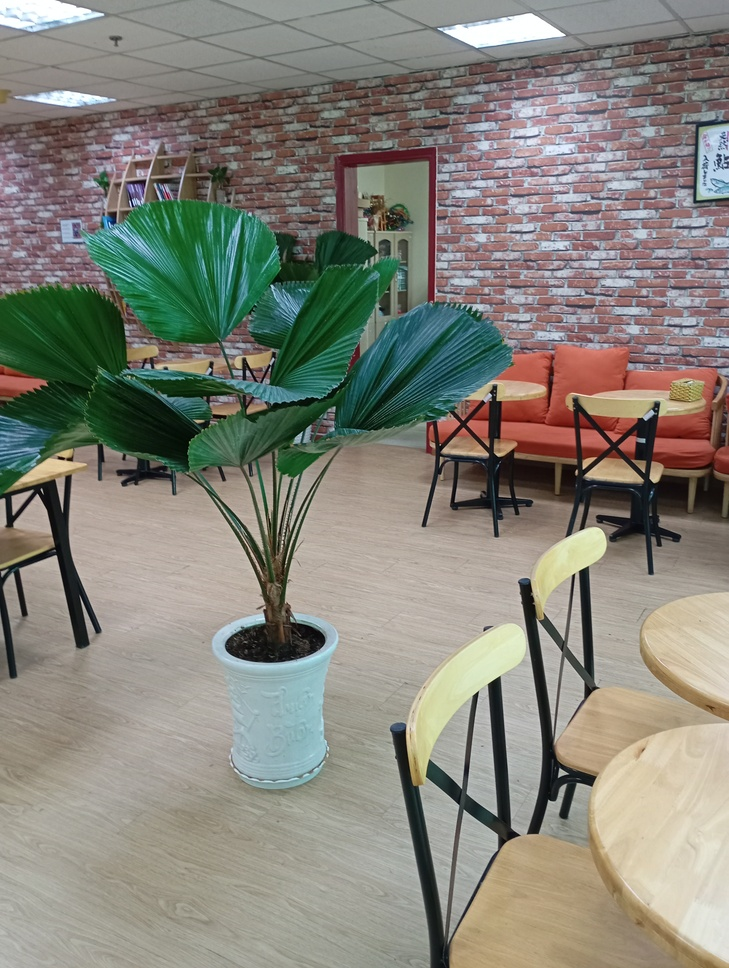
#> input picture GhepAnhPano/xoayPano/imghangloat/13.jpg, 729 x 968 px, shrunk from 3072 x 4080 before the run, found by its file name
$ python backup.py
#> lines starting #> are read from the running program, lines starting #| are printed output that depends on the picture; after the words box and inside, x2 and y2 are one past the last pixel; in counts of white or black regions, pixels touching at a corner belong together
import cv2
import numpy as np

def remove_black_background(image):
    """
    Xóa phần nền đen khỏi ảnh đã ghép và làm vùng nền trong suốt (thêm kênh alpha).
    """
    # Tách kênh màu (RGB) và thêm kênh alpha nếu chưa có
    if image.shape[2] == 4:  # Nếu đã có kênh alpha
        b, g, r, a = cv2.split(image)
    else:
        b, g, r = cv2.split(image)
        a = np.ones_like(b, dtype=np.uint8) * 255

    # Tạo mask cho vùng nền đen
    mask = (b == 0) & (g == 0) & (r == 0)

    # Làm vùng nền đen trong suốt
    a[mask] = 0

    # Ghép lại ảnh với kênh alpha đã xử lý
    return cv2.merge((b, g, r, a))

def align_and_expand_images(image1_path, image2_path, output_path):
    """
    Ghép hai ảnh với căn chỉnh tự động và xóa nền đen sau khi ghép.
    """
#> called with image1_path = '13.jpg', image2_path = '14.jpg'
    # Đọc hai hình ảnh
    img1 = cv2.imread(image1_path)
#> img1 is the input picture: shape (968, 729, 3); mean B, G, R 122, 132, 133.6
    img2 = cv2.imread(image2_path)
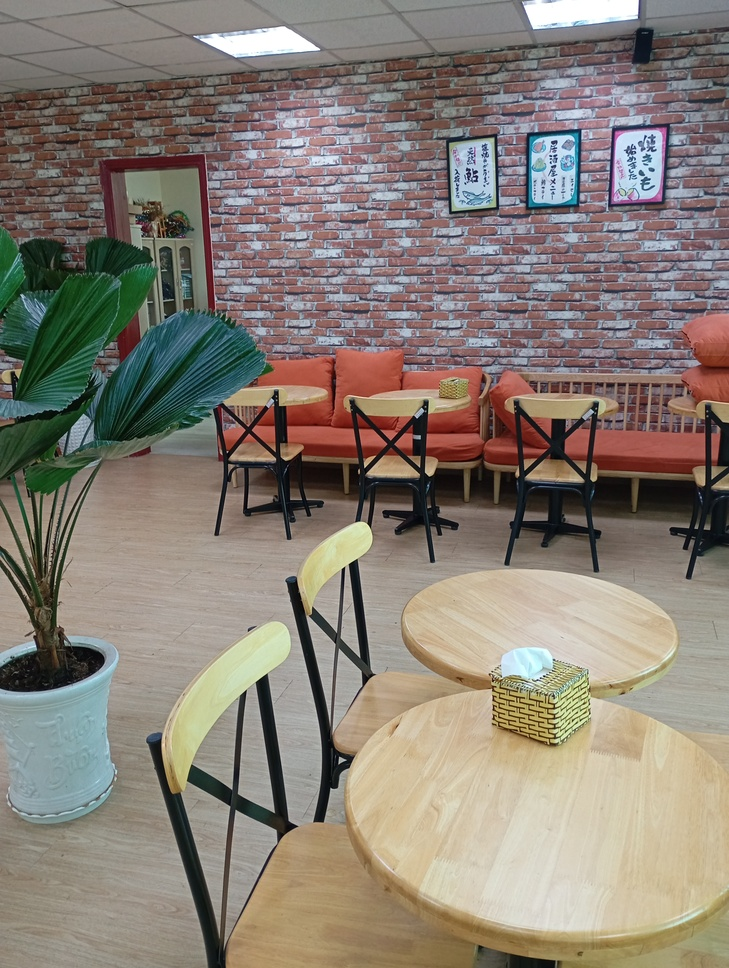
#> input picture GhepAnhPano/xoayPano/imghangloat/14.jpg, 729 x 968 px, shrunk from 3072 x 4080 before the run, found by its file name
#> img2 is the input picture: shape (968, 729, 3); mean B, G, R 116.9, 126.9, 136.1

    # Chuyển sang grayscale
    gray1 = cv2.cvtColor(img1, cv2.COLOR_BGR2GRAY)
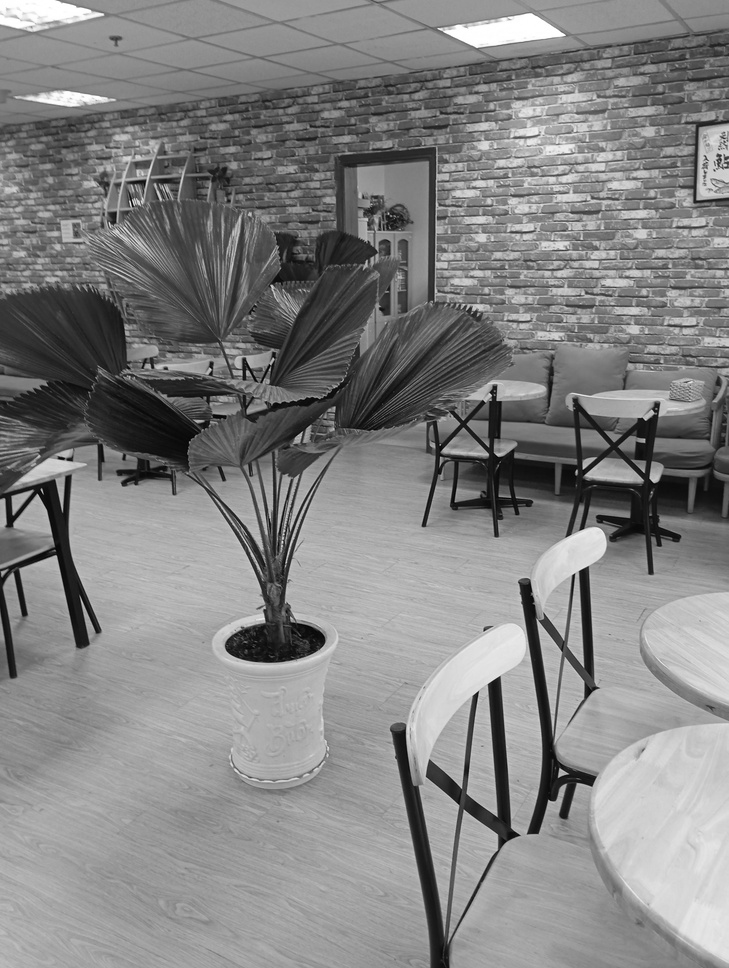
#> gray1: shape (968, 729); min 0, max 255, mean 131.4
    gray2 = cv2.cvtColor(img2, cv2.COLOR_BGR2GRAY)
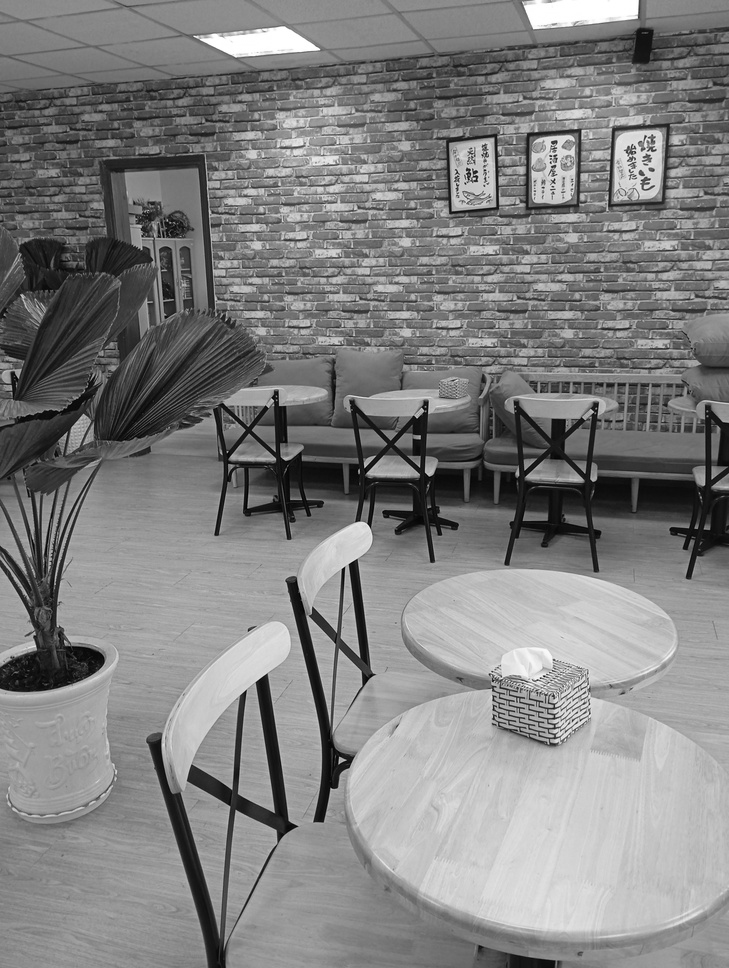
#> gray2: shape (968, 729); min 0, max 255, mean 128.5

    # Phát hiện đặc trưng bằng SIFT
    sift = cv2.SIFT_create()
    keypoints1, descriptors1 = sift.detectAndCompute(gray1, None)
#> keypoints1 = 4246 keypoints; strongest (x, y, size): (495, 687, 10.3), (561, 773, 4.8), (61, 458, 2.9), (573, 576, 2.4)
    keypoints2, descriptors2 = sift.detectAndCompute(gray2, None)
#> keypoints2 = 4366 keypoints; strongest (x, y, size): (343, 570, 2.6), (341, 760, 3.9), (263, 685, 10), (554, 142, 3.3)

    # So khớp đặc trưng bằng BFMatcher
    bf = cv2.BFMatcher(cv2.NORM_L2, crossCheck=True)
    matches = bf.match(descriptors1, descriptors2)
#> matches = 1631 matches
    matches = sorted(matches, key=lambda x: x.distance)

    # Lấy tọa độ của các điểm khớp
    points1 = np.float32([keypoints1[m.queryIdx].pt for m in matches])
#> points1 = 1631 pairs, first value 6.83 to 725.5, second value 14.34 to 961.5
    points2 = np.float32([keypoints2[m.trainIdx].pt for m in matches])
#> points2 = 1631 pairs, first value 3.55 to 726, second value 4.15 to 953.6

    # Tính ma trận biến đổi Homography
    matrix, mask = cv2.findHomography(points2, points1, cv2.RANSAC, 5.0)
#> matrix = [[0.82, -0.0614, 254.5], [-0.0673, 0.945, 6.87], [-0.000273, 8.9e-06, 1]]; mask = 1631 values, max 1 at index 7, min 0 at index 0, mean 0.392

    # Tính kích thước canvas mới
    height1, width1, _ = img1.shape
#> height1 = 968; width1 = 729
    height2, width2, _ = img2.shape
#> height2 = 968; width2 = 729

    corners_img2 = np.array([
        [0, 0],
        [width2, 0],
        [width2, height2],
        [0, height2]
    ], dtype=np.float32).reshape(-1, 1, 2)
#> corners_img2 = [[0, 0], [729, 0], [729, 968], [0, 968]]
    transformed_corners = cv2.perspectiveTransform(corners_img2, matrix)
#> transformed_corners = [[254.5, 6.87], [1063.8, -52.68], [979.1, 1078.1], [193.4, 914]]

    # Lấy góc ngoài cùng của canvas
    all_corners = np.vstack((np.array([[0, 0], [width1, 0], [width1, height1], [0, height1]]), transformed_corners.reshape(-1, 2)))
#> all_corners = [[0, 0], [729, 0], [729, 968], [0, 968], [254.5, 6.87], [1063.8, -52.68], [979.1, 1078.1], [193.4, 914]]
    [x_min, y_min] = np.int32(all_corners.min(axis=0))
#> x_min = 0; y_min = -52
    [x_max, y_max] = np.int32(all_corners.max(axis=0))
#> x_max = 1063; y_max = 1078

    # Dịch chuyển để canvas không bị âm
    translation = [-x_min, -y_min]
#> translation = [0, 52]
    translation_matrix = np.array([[1, 0, translation[0]], [0, 1, translation[1]], [0, 0, 1]])
#> translation_matrix = [[1, 0, 0], [0, 1, 52], [0, 0, 1]]

    # Warp hình ảnh
    canvas_width = x_max - x_min
#> canvas_width = 1063
    canvas_height = y_max - y_min
#> canvas_height = 1130
    aligned_img2 = cv2.warpPerspective(img2, translation_matrix @ matrix, (canvas_width, canvas_height))

    # Tạo canvas và ghép hai hình
    canvas = np.zeros((canvas_height, canvas_width, 3), dtype=np.uint8)
    canvas[translation[1]:translation[1]+height1, translation[0]:translation[0]+width1] = img1

    # Ghép hình thứ hai bằng cách lấy pixel có thông tin
    mask_img2 = (aligned_img2 > 0)  # Mask để tìm vùng không phải nền đen
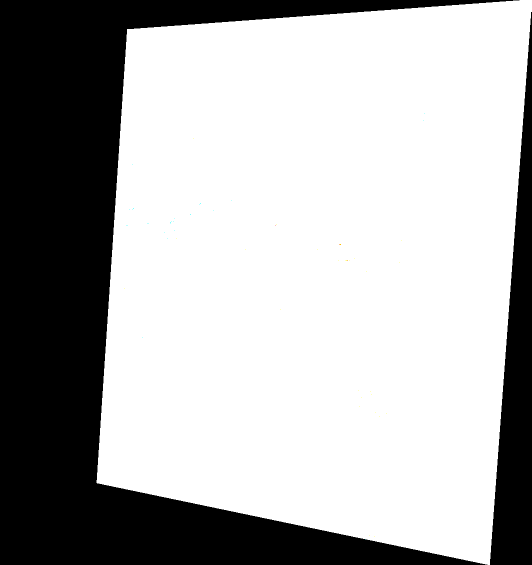
#> mask_img2: shape (1130, 1063, 3) bool (shown at 1/2 size); mean B, G, R 0.681, 0.681, 0.681
    canvas[mask_img2] = aligned_img2[mask_img2]
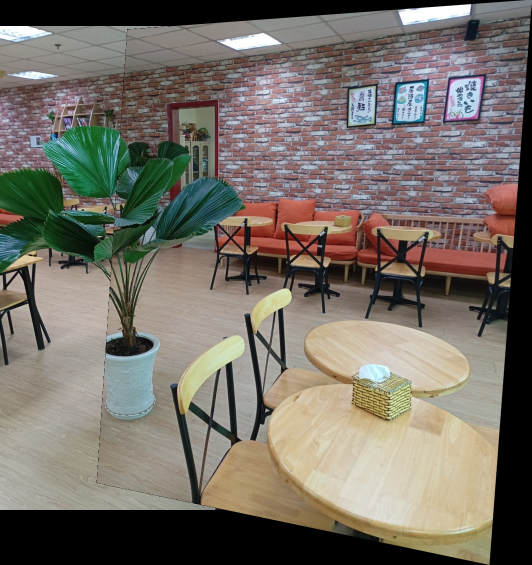
#> canvas: shape (1130, 1063, 3) (shown at 1/2 size); mean B, G, R 102.2, 111.1, 117

    # Xóa nền đen trong canvas
    canvas_with_alpha = remove_black_background(canvas)
#> in remove_black_background, `b, g, r = cv2.split(image)`:
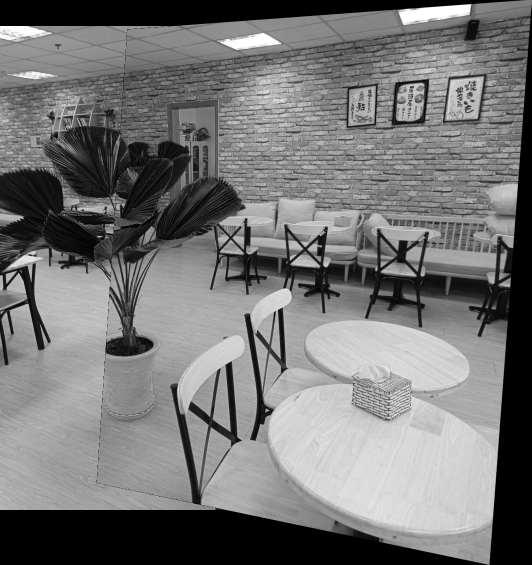
#> r: shape (1130, 1063) (shown at 1/2 size); min 0, max 255, mean 117
#> in remove_black_background, `mask = (b == 0) & (g == 0) & (r == 0)`:
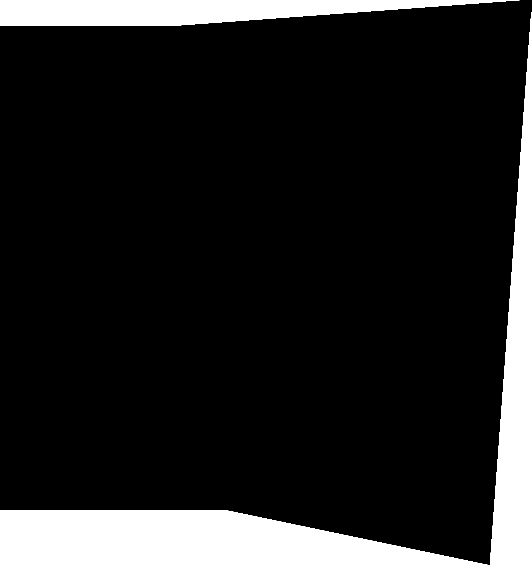
#> mask: shape (1130, 1063) bool (shown at 1/2 size); 13.4% white; 3 white regions, box (x1, y1, x2, y2) and area: (0, 1020, 975, 1130) 78492, (980, 24, 1063, 1130) 46413, (0, 0, 1039, 52) 36100

    # Lưu kết quả
    cv2.imwrite(output_path, canvas_with_alpha)
    print(f"Ảnh kết hợp đã lưu tại: {output_path}")

# Sử dụng hàm
align_and_expand_images(
    image1_path="13.jpg",
    image2_path="14.jpg",
    output_path="aligned_and_expanded_with_transparency1.png"
)
